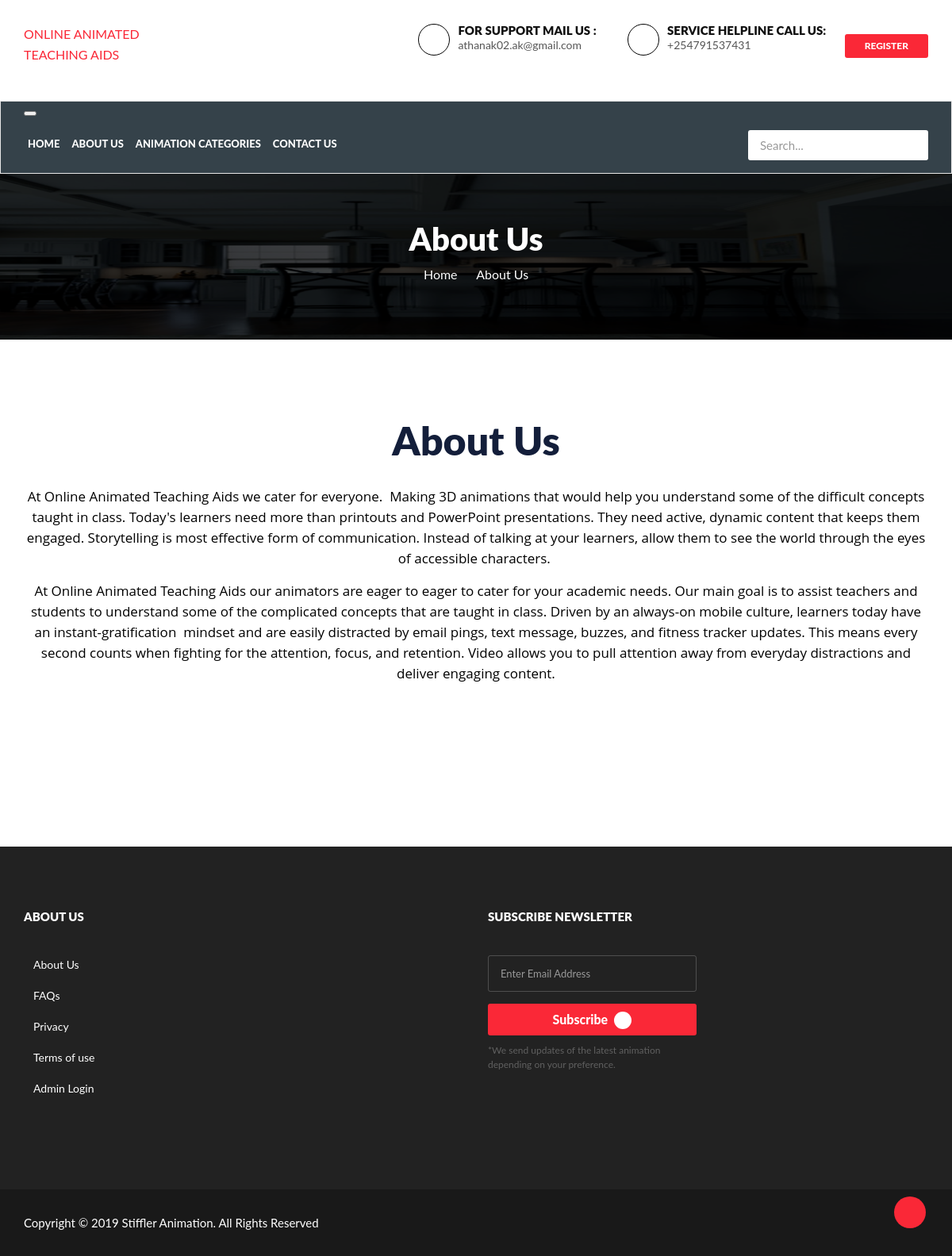
Screenshot of /page.php?type=aboutus with the database file from the repository.
### tables this page shows
CREATE TABLE `tblpages` (
  `id` int(11) NOT NULL,
  `PageName` varchar(255) DEFAULT NULL,
  `type` varchar(255) NOT NULL DEFAULT '',
  `detail` longtext NOT NULL
);

### page.php (the view, shortened to what this page needs)
<?php
include('include/database.php');
?>
<!DOCTYPE html>
<html>
<head>
  <link rel="stylesheet" href="assets/bootstrap.min.css" type="text/css">
<link rel="stylesheet" href="assets/slick.css" type="text/css">
<link rel="stylesheet" href="assets/owl.carousel.css" type="text/css">
<link rel="stylesheet" href="assets/owl.transitions.css" type="text/css">
<link href="assets/bootstrap-slider.min.css" rel="stylesheet">
<link href="assets/font-awesome.min.css" rel="stylesheet">
   <link rel="stylesheet" href="https://stackpath.bootstrapcdn.com/bootstrap/3.4.1/css/bootstrap.min.css">
	<link rel="stylesheet" href="https://maxcdn.bootstrap/3.2.1/css/bootstrap.theme.mini.css">
	<link rel="stylesheet"  href="assets/master.css">
</head>
<body>
<?php include('include/header.php');?>
<?php
$pagetype=$_GET['type'];
$sql = "SELECT type,detail,PageName from tblpages where type=:pagetype";
$query = $conn -> prepare($sql);
$query->bindParam(':pagetype',$pagetype,PDO::PARAM_STR);
$query->execute();
$results=$query->fetchAll(PDO::FETCH_OBJ);
if($query->rowCount() > 0)
{
foreach($results as $result)
{
    ?>
<section class="page-header aboutus_page">
  <div class="container">
    <div class="page-header_wrap">
      <div class="page-heading">
        <h1><?php   echo htmlentities($result->PageName); ?></h1>
      </div>
      <ul class="coustom-breadcrumb">
        <li><a href="index.php">Home</a></li>
        <li><?php   echo htmlentities($result->PageName); ?></li>
      </ul>
    </div>
  </div>
  <div class="dark-overlay"></div>
</section>
<section class="about_us section-padding">
  <div class="container">
    <div class="section-header text-center">
      <h2><?php
    echo htmlentities($result->PageName);
          ?></h2>
      <p><?php
    echo $result->detail;
          ?> </p>
    </div>
   <?php } }?>
  </div>
</section>
<?php include('include/footer.php');?>
<div id="back-top" class="back-top"> <a href="#top"><i class="fa fa-angle-up" aria-hidden="true"></i> </a> </div>
    </body>
</html>

### include/header.php (shortened to what this page needs)
<header>
    <div class="default-header">
        <div class="container">
            <div class="row">
                <div class="col-sm-3 col-md-2">
                    <div class="logo">
                        <a href="index.php"><p>ONLINE ANIMATED TEACHING AIDS</p>
                        </a>
                    </div>
                </div>
                <div class="col-sm-9 col-md-10">
                     <div class="header_info">
                   <div class="header_widgets">
              <div class="circle_icon"> <i class="fa fa-envelope" aria-hidden="true"></i> </div>
              <p class="uppercase_text">For Support Mail us : </p>
              <a href="mailto:athanak02.ak@gmail.com">athanak02.ak@gmail.com</a> </div>
              <div class="header_widgets">
               <div class="circle_icon"> <i class="fa fa-phone" aria-hidden="true"></i> </div>
              <p class="uppercase_text">Service Helpline Call Us: </p>
              <a href="tel:61-1234-5678-09">+254791537431</a> </div>
        <?php   if(strlen($_SESSION['login'])==0)
	{
?>
        <div class="login_btn"> <a href="include/registration.php" class="btn btn-xs uppercase" data-toggle="modal" data-dismiss="modal">Register</a> </div>
<?php }
else{
echo "Welcome To Stiffler Animation portal";
 } ?>
                    </div>
                </div>
            </div>
        </div>
    </div>
<nav id="navigation_bar" class="navbar navbar-default">
    <div class="container">
        <div class="nav-header">
            <button id="menu_slide" data-target="#navigation" aria-expanded="false" data-toggle="collapse" class="nav-toggle collapsed" type="button">
            </button>
        </div>
        <div class="header_wrap">
            <div class="header_search">
          <form action="#" method="get" id="header-search-form">
            <input type="text" placeholder="Search..." class="form-control">
            <button type="submit"><i class="fa fa-search" aria-hidden="true"></i></button>
          </form>
        </div>
        </div>
        <div class="collapse navbar-collapse" id="branding">
            <ul class="nav navbar-nav">
                <li><a href="index.php">Home</a>    </li>
              <li><a href="page.php?type=aboutus">About Us</a></li>
              <li><a href="animation-categories.php">Animation Categories</a></li>
              <li><a href="contact-us.php">Contact Us</a></li>
            </ul>
        </div>
    </div>
</nav>
</header>

### include/footer.php (shortened to what this page needs)
<footer>
  <div class="footer-top">
    <div class="container">
      <div class="row">
        <div class="col-md-6">
          <h6>About Us</h6>
          <ul>
          <li><a href="page.php?type=aboutus">About Us</a></li>
            <li><a href="page.php?type=faqs">FAQs</a></li>
            <li><a href="page.php?type=privacy">Privacy</a></li>
          <li><a href="page.php?type=terms">Terms of use</a></li>
          <li><a href="admin/">Admin Login</a></li>
          </ul>
        </div>
        <div class="col-md-3 col-sm-6">
          <h6>Subscribe Newsletter</h6>
          <div class="newsletter-form">
            <form method="post">
              <div class="form-group">
                <input type="email" name="subscriberemail" class="form-control newsletter-input" required placeholder="Enter Email Address" />
              </div>
              <button type="submit" name="emailsubscibe" class="btn btn-block">Subscribe <span class="angle_arrow"><i class="fa fa-angle-right" aria-hidden="true"></i></span></button>
            </form>
            <p class="subscribed-text">*We send updates of the latest animation depending on your preference.</p>
          </div>
        </div>
      </div>
    </div>
  </div>
  <div class="footer-bottom">
    <div class="container">
      <div class="row">
        <div class="col-md-6 col-md-push-6 text-right">
        </div>
        <div class="col-md-6 col-md-pull-6">
          <p class="copy-right">Copyright &copy; 2019 Stiffler Animation. All Rights Reserved</p>
        </div>
      </div>
    </div>
  </div>
</footer>

### rows the page displays
tblpages: PageName "About Us", detail "At Online Animated Teaching Aids we cater for everyone. Making 3D animations that would help you understand some of the difficult concepts taught in class. Today's learners need more than printouts and PowerPoint presentations. They need active, dynamic content that keeps them engaged. Storytelling is most effective form of communication. Instead of talking at your learners, allow them to see the world through the eyes of accessible characters. At Online Animated Teaching Aids our animators are eager to eager to cater for your academic needs. Our main goal is to assist teachers and students to understand some of the complicated concepts that are taught in class. Driven by an always-on…"
